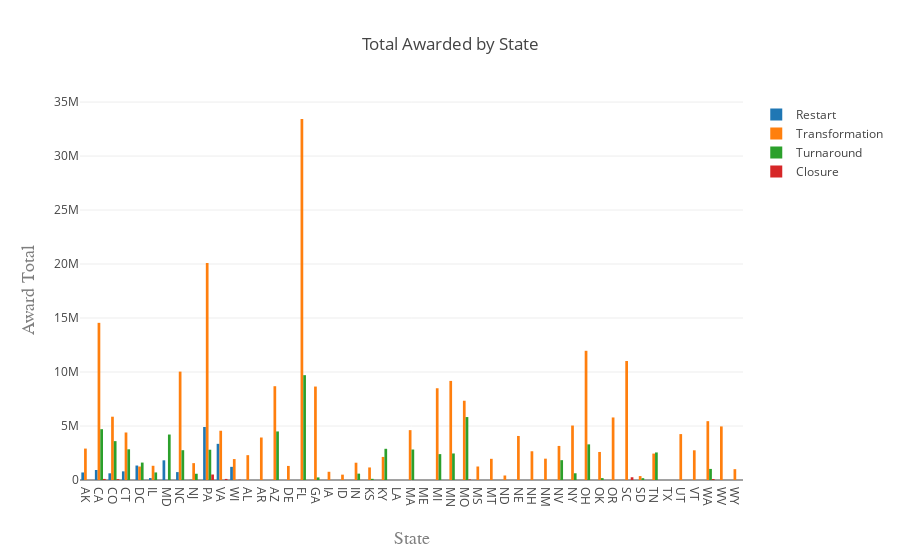

The code cell stored with this chart in its notebook:
### Code cell
# Create a trace

trace1 = go.Bar(
    x = State_Awards_Fund['State'][State_Awards_Fund['Model Selected'] == 'Restart'],
    y = State_Awards_Fund['Award Total'][State_Awards_Fund['Model Selected'] == 'Restart'],
    name = 'Restart'
    
)
trace2 = go.Bar(
    x = State_Awards_Fund['State'][State_Awards_Fund['Model Selected'] == 'Transformation'],
    y = State_Awards_Fund['Award Total'][State_Awards_Fund['Model Selected'] == 'Transformation'],
    name = 'Transformation'
    
)
trace3 = go.Bar(
    x = State_Awards_Fund['State'][State_Awards_Fund['Model Selected'] == 'Turnaround'],
    y = State_Awards_Fund['Award Total'][State_Awards_Fund['Model Selected'] == 'Turnaround'],
    name = 'Turnaround'
    
)                                         
trace4 = go.Bar(
    x = State_Awards_Fund['State'][State_Awards_Fund['Model Selected'] == 'Closure'],
    y = State_Awards_Fund['Award Total'][State_Awards_Fund['Model Selected'] == 'Closure'],
    name = 'Closure'
    
)
                                         
data = [trace1,trace2,trace3,trace4]

layout = go.Layout(
    title='Total Awarded by State',
    xaxis=dict(
        title='State',
        tickmode='linear',
        titlefont=dict(
            family='Courier New, monospace',
            size=18,
            color='#7f7f7f'
        )
    ),
    yaxis=dict(
        title='Award Total',
        titlefont=dict(
            family='Courier New, monospace',
            size=18,
            color='#7f7f7f'
        )
    )
)

fig = go.Figure(data=data, layout=layout)
# Plot and embed in ipython notebook!
iplot({'data': data, 'layout': layout}, filename='pandas-bar-chart-layout')

# or plot with: plot_url = py.plot(data, filename='basic-line')

### Figure 1 — Plotly figure (JSON) as saved in the notebook; plotly's stock layout.template omitted (floating-point values rounded to 4 significant figures)
{"data": [{"name": "Restart", "type": "bar", "uid": "280a4450-e081-11e8-8304-005056867580", "x": ["AK", "CA", "CO", "CT", "DC", "IL", "MD", "NC", "NJ", "PA", "VA", "WI"], "y": [697703, 927834, 619609, 800000, 1340005, 179737, 1822720, 730689, 17529, 4910481, 3348305, 1217998]}, {"name": "Transformation", "type": "bar", "uid": "280a4451-e081-11e8-8304-005056867580", "x": ["AK", "AL", "AR", "AZ", "CA", "CO", "CT", "DC", "DE", "FL", "GA", "IA", "ID", "IL", "IN", "KS", "KY", "LA", "MA", "ME", "MI", "MN", "MO", "MS", "MT", "NC", "ND", "NE", "NH", "NJ", "NM", "NV", "NY", "OH", "OK", "OR", "PA", "SC", "SD", "TN", "TX", "UT", "VA", "VT", "WA", "WI", "WV", "WY"], "y": [2909713, 2300782, 3936109, 8685637, 14554422, 5861183, 4400000, 1246050, 1303216, 33431203, 8654277, 761235, 496680, 1316871, 1601637, 1162657, 2136522, 0, 4618539, 0, 8496883, 9176845, 7340211, 1250153, 1961690, 10037563, 418574, 4078079, 2661604, 1562189, 1975045, 3154732, 5044710, 11965852, 2596742, 5792028, 20095831, 11018384, 362759, 2445506, 0, 4251625, 4560685, 2750483, 5448243, 1938098, 4961093, 1002682]}, {"name": "Turnaround", "type": "bar", "uid": "280a4452-e081-11e8-8304-005056867580", "x": ["AZ", "CA", "CO", "CT", "DC", "FL", "GA", "IL", "IN", "KS", "KY", "MA", "MD", "ME", "MI", "MN", "MO", "NC", "NJ", "NM", "NV", "NY", "OH", "OK", "PA", "SD", "TN", "TX", "WA"], "y": [4495708, 4705523, 3599285, 2841137, 1613284, 9707656, 238652, 700502, 590130, 108003, 2889416, 2822727, 4210857, 0, 2396747, 2456552, 5828064, 2758886, 578585, 125, 1836836, 624141, 3300934, 173743, 2803122, 168131, 2552202, 0, 1025648]}, {"name": "Closure", "type": "bar", "uid": "280a4453-e081-11e8-8304-005056867580", "x": ["CA", "CO", "MO", "PA", "SC", "VA", "WA", "WI"], "y": [99045, 78155, 46872, 508773, 254323, 100000, 95320, 20000]}], "layout": {"title": "Total Awarded by State", "xaxis": {"tickmode": "linear", "title": "State", "titlefont": {"color": "#7f7f7f", "family": "Courier New, monospace", "size": 18}}, "yaxis": {"title": "Award Total", "titlefont": {"color": "#7f7f7f", "family": "Courier New, monospace", "size": 18}}}}
